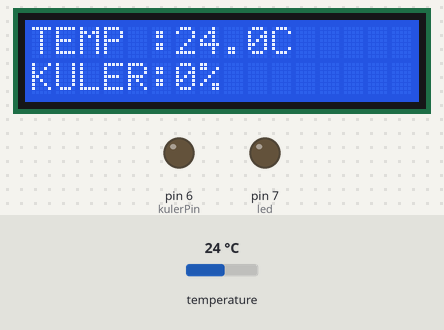
The sketch below on a simulated Arduino Uno, built with avr-gcc and run on an emulated ATmega328P. Parts: 16×2 character LCD, output pins drawn as LEDs (lit = HIGH). Inputs (shaded band) come from the test bench; at power-on: temperature 24 °C. What the sketch prints to the serial monitor is not drawn.

Above: at 1.2 s.
1.3 s: temperature set to 28 °C
At 2.2 s:
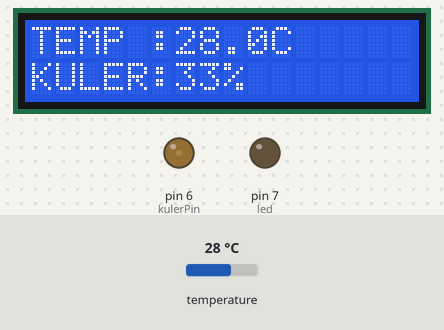
3.3 s: temperature set to 33 °C
At 4.9 s:
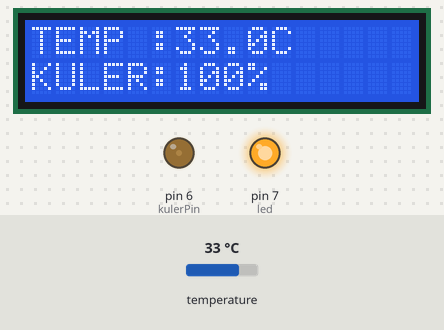
5.3 s: temperature set to 12 °C
At 6.4 s:
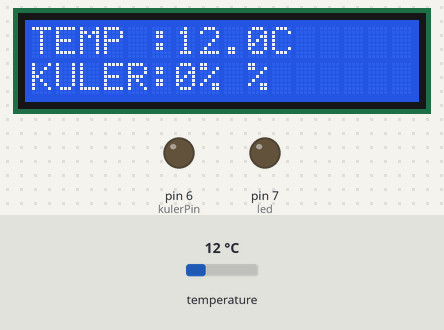
7.4 s: temperature set to 27.3 °C
At 9.1 s:
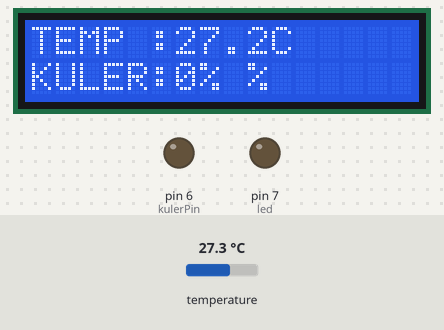
9.4 s: temperature set to 28.4 °C
At 10.6 s:
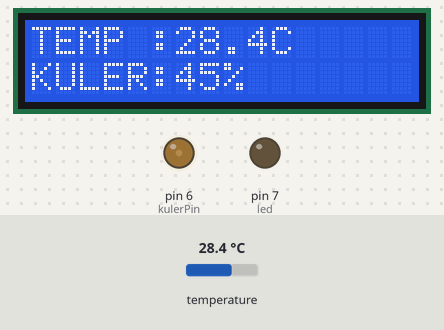
Timing chart, 0 to 12.4 s (numbered marks = the images above; inputs shaded):
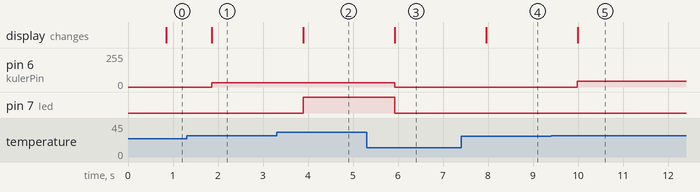

The sketch:

Zadatak.ino
```cpp
#include <LiquidCrystal.h> //Biblioteka za LCD
#include <OneWire.h> //Biblioteka za OneWire komunikaciju
#include <DallasTemperature.h> //Biblioteka za DS18B20 senzor

const int kulerPin = 6;
const int tempPin = 5;
const int led = 7;

const float tempTar = 27, tempMax=30;

LiquidCrystal lcd(13,12,11,10,9,8); //Pinovi u upotrebi za LCD displej
OneWire oneWire(tempPin); //Inicijalizacija komunikacije
DallasTemperature senzor(&oneWire); //Propustanje reference za OneWire

float temp;
int kuler;
int kulerSpeed;

void setup() {
  Serial.begin(9600);
  pinMode(kulerPin, OUTPUT);
  pinMode(led, OUTPUT);
  lcd.begin(16, 2);
  lcd.print("TEMP :");
  lcd.setCursor(0,1);
  lcd.print("KULER:");
  senzor.begin();
}

void loop() {

  senzor.requestTemperatures(); //Zahtevanje temperature od senzora
  temp = senzor.getTempCByIndex(0); //Koristimo ByIndex u slucaju da zelimo vise senzora

  if(temp<=tempTar) {
    kulerSpeed = 0;
    analogWrite(kulerPin, kulerSpeed);
    digitalWrite(kulerPin, LOW);
  }
  if((temp > tempTar) && (temp <= tempMax)) {
    kulerSpeed = int(abs(tempTar-temp)*33);

    if(kulerSpeed<20) {
      kulerSpeed = 0;
      analogWrite(kulerPin, kulerSpeed);
      digitalWrite(kulerPin, LOW);
    } else {
      analogWrite(kulerPin, kulerSpeed);
      Serial.println(kulerSpeed);
    }
  }
  if(temp >= tempMax) {
    digitalWrite(led, HIGH);
    kulerSpeed = 100;
  } else {
    digitalWrite(led, LOW);
  }

  ispis(temp, kulerSpeed);
  delay(250);
}

void ispis(float temp, int kul) {
  lcd.setCursor(6,0);
  lcd.print(temp, 1);
  lcd.print("C ");
  lcd.setCursor(6,1);
  lcd.print(kul);
  lcd.print("% ");
}
```

Measured:
- the behaviour switches between 27.6 and 27.7 °C on temperature (found by bisection; images 4 and 5)
- after the input at 1.3 s, pin 6 (kulerPin): 0/255 → 33/255 after 0.56 s; the display: changes after 0.56 s (image 1)
- after the input at 3.3 s, pin 7 (led): LOW → HIGH after 0.59 s; the display: changes after 0.59 s (image 2)
- after the input at 5.3 s, pin 6 (kulerPin): 33/255 → 0/255 after 0.62 s; pin 7 (led): HIGH → LOW after 0.62 s; the display: changes after 0.63 s (image 3)
- after the input at 7.4 s, the display: changes after 0.56 s (image 4)
- after the input at 9.4 s, pin 6 (kulerPin): 0/255 → 45/255 after 0.59 s; the display: changes after 0.59 s (image 5)
